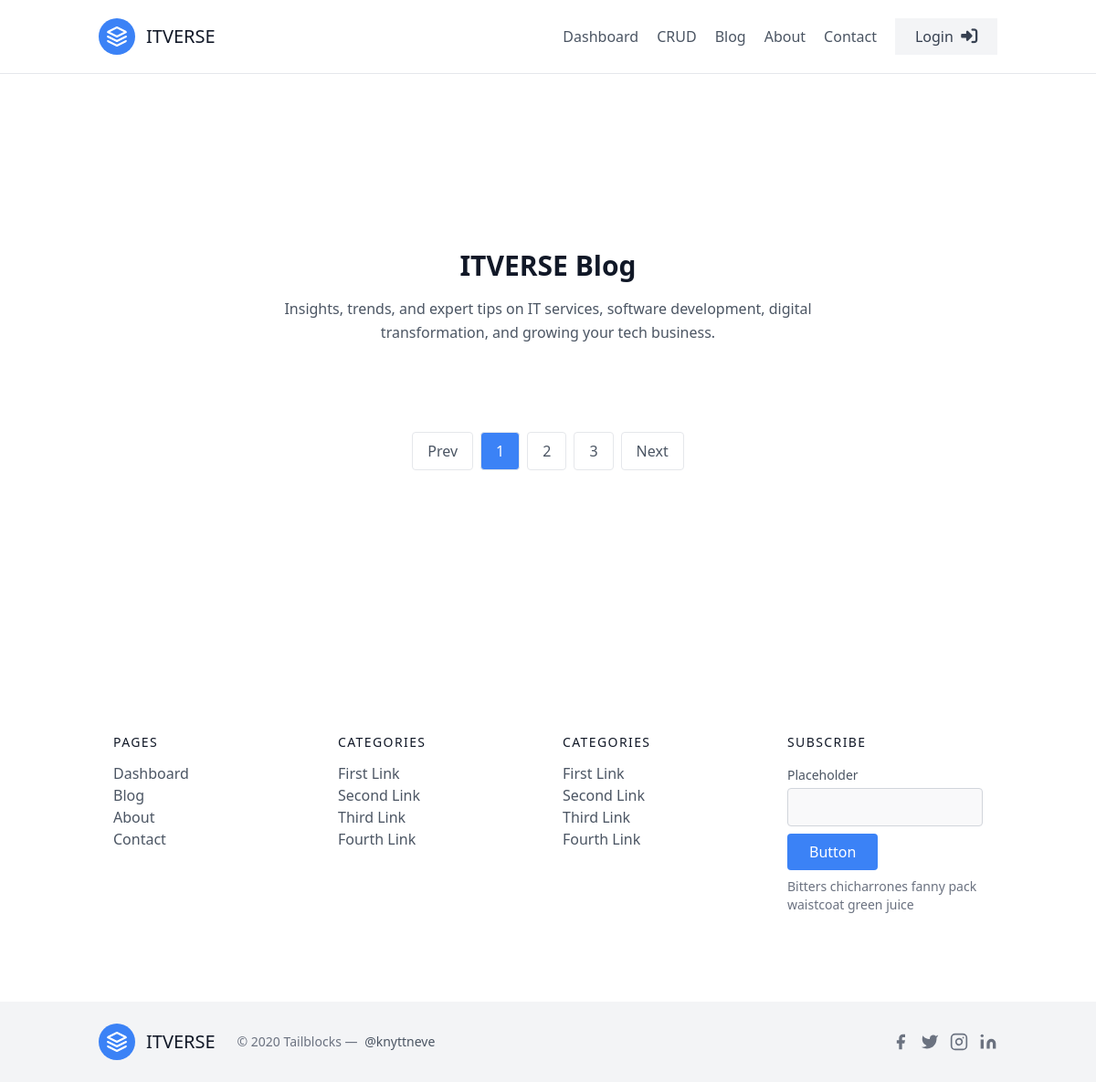
The page /blog/ on the database as committed earlier.
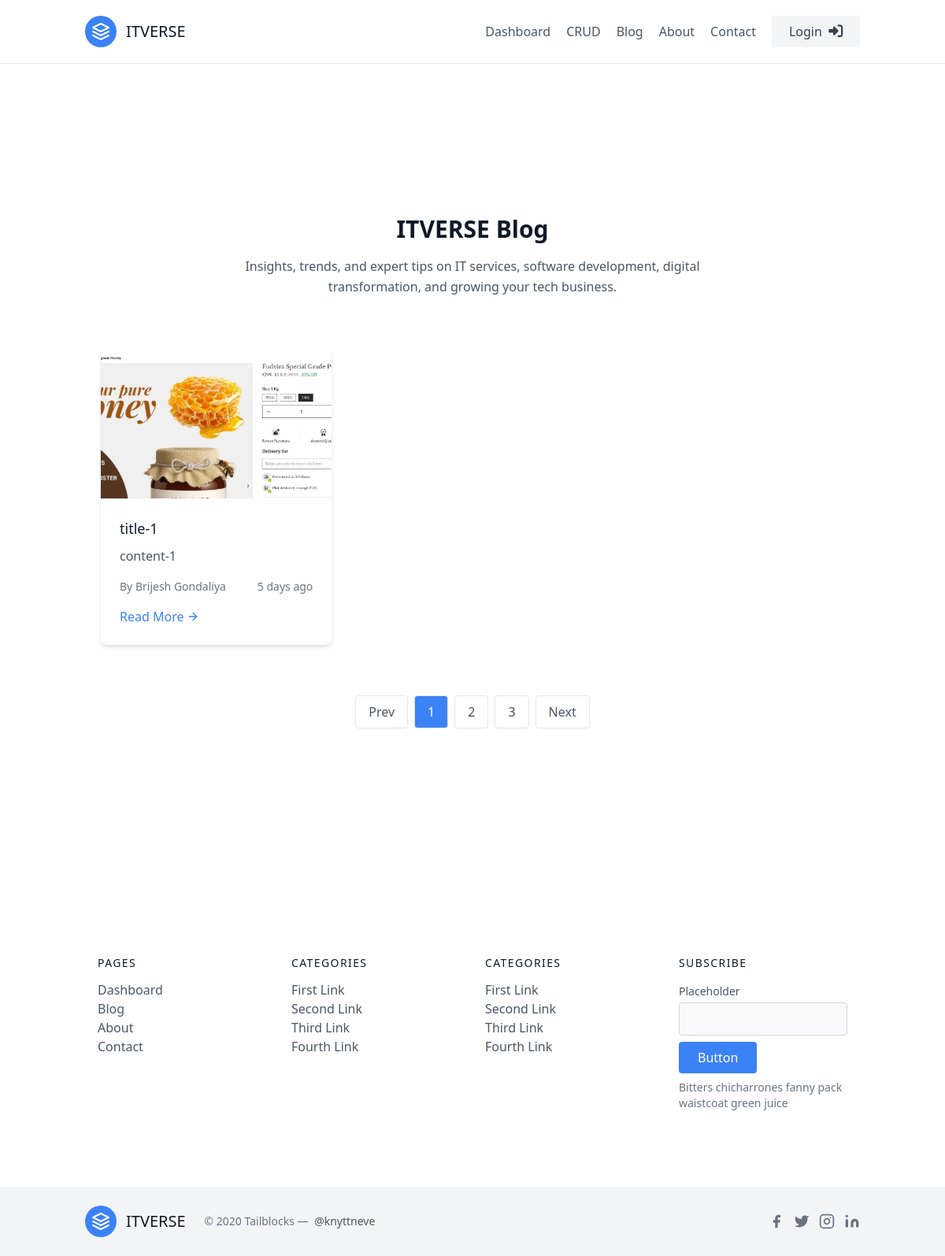
The same page on the database as committed later.
### apps/dashboard/models.py (models this page shows, shortened)
class Blog(BaseClass):
    author =  models.ForeignKey(User, related_name="blogs", on_delete=models.CASCADE)
    image = models.ImageField(upload_to=blog_image_upload_path, null=True, blank=True)
    title = models.CharField(max_length=255)
    content = models.TextField()
    class Meta:
        ordering = ["-id"]   # latest first

### apps/users/models.py (models this page shows, shortened)
class User(BaseClass):
    USER_TYPE_CHOICES = (
        ("buyer", "Buyer"),
        ("seller", "Seller"),
    )
    user_type = models.CharField(max_length=50, null=False, blank=False, choices=USER_TYPE_CHOICES)
    profile = models.ImageField(upload_to=profile_upload_path, default="defaults/user.png")
    fullname = models.CharField(max_length=200, null=True, blank=True, default="-")
    email = models.EmailField(max_length=100, null=False, blank=False, unique=True)
    mobile = models.CharField(max_length=100, null=False, blank=False, unique=True)
    pancard = models.FileField(upload_to=pancard_upload_path, null=False, blank=False)
    password = models.CharField(max_length=255, null=False, blank=False)
    is_active = models.BooleanField(default=False)

### apps/dashboard/views.py (the view)
# urls.py: path('blog/', blog, name='blog'),
def blog(request):
    blogs = Blog.objects.all()
    context = {
        "blogs":blogs
    }
    return render(request, "dashboard/blog.html", context)

### apps/dashboard/templates/dashboard/blog.html (shortened to what this page needs)
{% extends 'dashboard/base.html' %}
{% load humanize %}
{% block body %}
<section class="text-gray-600 body-font">
  <div class="container px-5 py-24 mx-auto">
    <div class="text-center mb-16">
      <h1 class="text-3xl font-bold text-gray-900 mb-4">
        ITVERSE Blog
      </h1>
      <p class="lg:w-2/3 mx-auto leading-relaxed text-gray-600">
        Insights, trends, and expert tips on IT services, software development, digital transformation,
        and growing your tech business.
      </p>
    </div>
    <div class="flex flex-wrap -m-4">
       {% for blog in blogs %}
      <div class="p-4 md:w-1/3">
        <div class="h-full bg-white rounded-lg shadow-md overflow-hidden">
          <img
            class="lg:h-48 md:h-36 w-full object-cover object-center"
            src="{{blog.image.url}}"
            alt="blog">
          <div class="p-6">
            <h2 class="text-lg font-medium text-gray-900 mb-2">
              {{blog.title}}
            </h2>
            <p class="leading-relaxed text-gray-600 mb-4">
              {{blog.content}}
            </p>
            <div class="flex items-center justify-between text-sm text-gray-500">
              <span>By {{blog.author.fullname}}</span>
              <span>{{ blog.created_at|naturaltime }}</span>
            </div>
            <a href="{% url 'blog_detail' blog_id=blog.id %}"
               class="text-blue-500 inline-flex items-center mt-4 hover:underline">
              Read More
              <svg class="w-4 h-4 ml-1" fill="none" stroke="currentColor" stroke-width="2"
                   viewBox="0 0 24 24">
                <path stroke-linecap="round" stroke-linejoin="round"
                      d="M5 12h14M12 5l7 7-7 7"></path>
              </svg>
            </a>
          </div>
        </div>
      </div>
      {% endfor %}
    </div>
    <div class="flex justify-center mt-16">
      <nav class="inline-flex items-center space-x-2">
        <a href="#" class="px-4 py-2 border rounded text-gray-600 hover:bg-gray-100">
          Prev
        </a>
        <a href="#" class="px-4 py-2 border rounded bg-blue-500 text-white">
          1
        </a>
        <a href="#" class="px-4 py-2 border rounded text-gray-600 hover:bg-gray-100">
          2
        </a>
        <a href="#" class="px-4 py-2 border rounded text-gray-600 hover:bg-gray-100">
          3
        </a>
        <a href="#" class="px-4 py-2 border rounded text-gray-600 hover:bg-gray-100">
          Next
        </a>
      </nav>
    </div>
  </div>
</section>
{% endblock %}

### apps/dashboard/templates/dashboard/base.html (shortened to what this page needs)
<!DOCTYPE html>
<html>
<head>
    <script src="https://cdn.tailwindcss.com"></script>
    <link rel="stylesheet" href="https://cdnjs.cloudflare.com/ajax/libs/font-awesome/6.5.1/css/all.min.css">
</head>
<body>
    <header class="text-gray-600 body-font">
        <div class="container mx-auto flex flex-wrap p-5 flex-col md:flex-row items-center">
            <a href="{% url 'index' %}" class="flex title-font font-medium items-center text-gray-900 mb-4 md:mb-0">
                <svg xmlns="http://www.w3.org/2000/svg" fill="none" stroke="currentColor" stroke-linecap="round"
                    stroke-linejoin="round" stroke-width="2" class="w-10 h-10 text-white p-2 bg-blue-500 rounded-full"
                    viewBox="0 0 24 24">
                    <path d="M12 2L2 7l10 5 10-5-10-5zM2 17l10 5 10-5M2 12l10 5 10-5"></path>
                </svg>
                <span class="ml-3 text-xl">ITVERSE</span>
            </a>
            <nav class="md:ml-auto flex flex-wrap items-center text-base justify-center">
                <a href="{% url 'index' %}" class="mr-5 hover:text-gray-900">Dashboard</a>
                <a href="{% url 'crud' %}" class="mr-5 hover:text-gray-900">CRUD</a>
                <a href="{% url 'blog' %}" class="mr-5 hover:text-gray-900">Blog</a>
                <a href="{% url 'about' %}" class="mr-5 hover:text-gray-900">About</a>
                <a href="{% url 'contact' %}" class="mr-5 hover:text-gray-900">Contact</a>
            </nav>
            {% if request.session.user_id %}
            <a href="{% url 'profile' %}" class="inline-flex items-center justify-center bg-blue-500 text-white
   w-10 h-10 rounded-full hover:bg-blue-600">
                <i class="fa-solid fa-user"></i>
            </a>
            {% else %}
            <a href="{% url 'login' %}" class="inline-flex items-center justify-center bg-gray-100 hover:bg-gray-200
   w-28 h-10  text-gray-700 transition duration-200 mt-4 md:mt-0">
                Login &nbsp;
                <i class="fa-solid fa-right-to-bracket text-lg"></i>
            </a>
            {% endif %}
        </div>
    </header>
    <hr>
    <div class="container px-5 py-24 mx-auto">
        {% block body %}
        {% endblock %}
    </div>
    <footer class="text-gray-600 body-font">
        <div class="container px-5 py-24 mx-auto">
            <div class="flex flex-wrap md:text-left text-center order-first">
                <div class="lg:w-1/4 md:w-1/2 w-full px-4">
                    <h2 class="title-font font-medium text-gray-900 tracking-widest text-sm mb-3">PAGES</h2>
                    <nav class="list-none mb-10">
                        <li>
                            <a href="{% url 'index' %}" class="text-gray-600 hover:text-gray-800">Dashboard</a>
                        </li>
                        <li>
                            <a href="{% url 'blog' %}" class="text-gray-600 hover:text-gray-800">Blog</a>
                        </li>
                        <li>
                            <a href="{% url 'about' %}" class="text-gray-600 hover:text-gray-800">About</a>
                        </li>
                        <li>
                            <a href="{% url 'contact' %}" class="text-gray-600 hover:text-gray-800">Contact</a>
                        </li>
                    </nav>
                </div>
                <div class="lg:w-1/4 md:w-1/2 w-full px-4">
                    <h2 class="title-font font-medium text-gray-900 tracking-widest text-sm mb-3">CATEGORIES</h2>
                    <nav class="list-none mb-10">
                        <li>
                            <a class="text-gray-600 hover:text-gray-800">First Link</a>
                        </li>
                        <li>
                            <a class="text-gray-600 hover:text-gray-800">Second Link</a>
                        </li>
                        <li>
                            <a class="text-gray-600 hover:text-gray-800">Third Link</a>
                        </li>
                        <li>
                            <a class="text-gray-600 hover:text-gray-800">Fourth Link</a>
                        </li>
                    </nav>
                </div>
                <div class="lg:w-1/4 md:w-1/2 w-full px-4">
                    <h2 class="title-font font-medium text-gray-900 tracking-widest text-sm mb-3">CATEGORIES</h2>
                    <nav class="list-none mb-10">
                        <li>
                            <a class="text-gray-600 hover:text-gray-800">First Link</a>
                        </li>
                        <li>
                            <a class="text-gray-600 hover:text-gray-800">Second Link</a>
                        </li>
                        <li>
                            <a class="text-gray-600 hover:text-gray-800">Third Link</a>
                        </li>
                        <li>
                            <a class="text-gray-600 hover:text-gray-800">Fourth Link</a>
                        </li>
                    </nav>
                </div>
                <div class="lg:w-1/4 md:w-1/2 w-full px-4">
                    <h2 class="title-font font-medium text-gray-900 tracking-widest text-sm mb-3">SUBSCRIBE</h2>
                    <div
                        class="flex xl:flex-nowrap md:flex-nowrap lg:flex-wrap flex-wrap justify-center items-end md:justify-start">
                        <div class="relative w-40 sm:w-auto xl:mr-4 lg:mr-0 sm:mr-4 mr-2">
                            <label for="footer-field" class="leading-7 text-sm text-gray-600">Placeholder</label>
                            <input type="text" id="footer-field" name="footer-field"
                                class="w-full bg-gray-100 bg-opacity-50 rounded border border-gray-300 focus:bg-transparent focus:ring-2 focus:ring-blue-200 focus:border-blue-500 text-base outline-none text-gray-700 py-1 px-3 leading-8 transition-colors duration-200 ease-in-out">
                        </div>
                        <button
                            class="lg:mt-2 xl:mt-0 flex-shrink-0 inline-flex text-white bg-blue-500 border-0 py-2 px-6 focus:outline-none hover:bg-blue-600 rounded">Button</button>
                    </div>
                    <p class="text-gray-500 text-sm mt-2 md:text-left text-center">Bitters chicharrones fanny pack
                        <br class="lg:block hidden">waistcoat green juice
                    </p>
                </div>
            </div>
        </div>
        <div class="bg-gray-100">
            <div class="container px-5 py-6 mx-auto flex items-center sm:flex-row flex-col">
                <a href="{% url 'index' %}"
                    class="flex title-font font-medium items-center md:justify-start justify-center text-gray-900">
                    <svg xmlns="http://www.w3.org/2000/svg" fill="none" stroke="currentColor" stroke-linecap="round"
                        stroke-linejoin="round" stroke-width="2"
                        class="w-10 h-10 text-white p-2 bg-blue-500 rounded-full" viewBox="0 0 24 24">
                        <path d="M12 2L2 7l10 5 10-5-10-5zM2 17l10 5 10-5M2 12l10 5 10-5"></path>
                    </svg>
                    <span class="ml-3 text-xl">ITVERSE</span>
                </a>
                <p class="text-sm text-gray-500 sm:ml-6 sm:mt-0 mt-4">© 2020 Tailblocks —
                    <a href="https://twitter.com/knyttneve" rel="noopener noreferrer" class="text-gray-600 ml-1"
                        target="_blank">@knyttneve</a>
                </p>
                <span class="inline-flex sm:ml-auto sm:mt-0 mt-4 justify-center sm:justify-start">
                    <a class="text-gray-500">
                        <svg fill="currentColor" stroke-linecap="round" stroke-linejoin="round" stroke-width="2"
                            class="w-5 h-5" viewBox="0 0 24 24">
                            <path d="M18 2h-3a5 5 0 00-5 5v3H7v4h3v8h4v-8h3l1-4h-4V7a1 1 0 011-1h3z"></path>
                        </svg>
                    </a>
                    <a class="ml-3 text-gray-500">
                        <svg fill="currentColor" stroke-linecap="round" stroke-linejoin="round" stroke-width="2"
                            class="w-5 h-5" viewBox="0 0 24 24">
                            <path
                                d="M23 3a10.9 10.9 0 01-3.14 1.53 4.48 4.48 0 00-7.86 3v1A10.66 10.66 0 013 4s-4 9 5 13a11.64 11.64 0 01-7 2c9 5 20 0 20-11.5a4.5 4.5 0 00-.08-.83A7.72 7.72 0 0023 3z">
                            </path>
                        </svg>
                    </a>
                    <a class="ml-3 text-gray-500">
                        <svg fill="none" stroke="currentColor" stroke-linecap="round" stroke-linejoin="round"
                            stroke-width="2" class="w-5 h-5" viewBox="0 0 24 24">
                            <rect width="20" height="20" x="2" y="2" rx="5" ry="5"></rect>
                            <path d="M16 11.37A4 4 0 1112.63 8 4 4 0 0116 11.37zm1.5-4.87h.01"></path>
                        </svg>
                    </a>
                    <a class="ml-3 text-gray-500">
                        <svg fill="currentColor" stroke="currentColor" stroke-linecap="round" stroke-linejoin="round"
                            stroke-width="0" class="w-5 h-5" viewBox="0 0 24 24">
                            <path stroke="none"
                                d="M16 8a6 6 0 016 6v7h-4v-7a2 2 0 00-2-2 2 2 0 00-2 2v7h-4v-7a6 6 0 016-6zM2 9h4v12H2z">
                            </path>
                            <circle cx="4" cy="4" r="2" stroke="none"></circle>
                        </svg>
                    </a>
                </span>
            </div>
        </div>
    </footer>
</body>
</html>

Rows that differ between the two databases and show on the page:
added Blog: image (picture), title "title-1", content "content-1", author.fullname "Brijesh Gondaliya", created_at "5 days ago"
